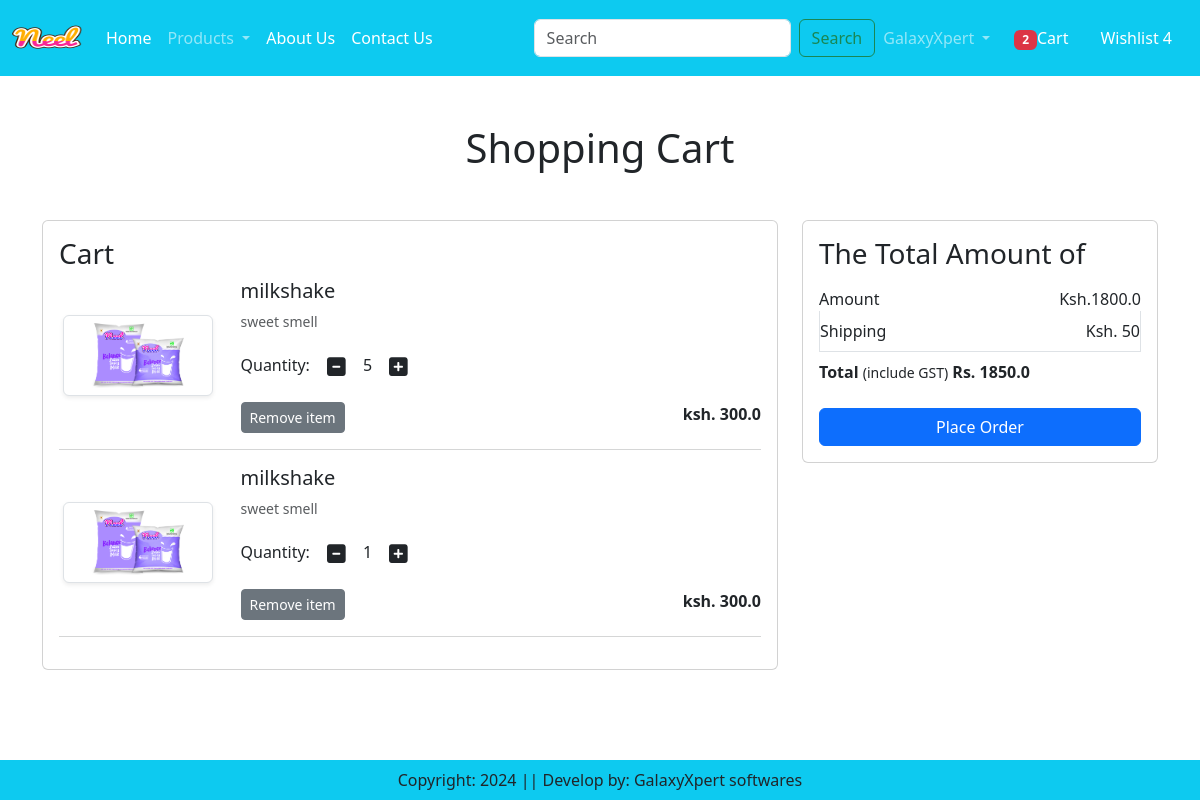
The app's page /cart/ (signed in) with its own data.
### appecommerce/models.py (models this page shows, shortened)
class Cart(models.Model):
    user = models.ForeignKey(User, on_delete=models.CASCADE)
    product = models.ForeignKey(Product, on_delete=models.CASCADE)
    quantity = models.PositiveIntegerField(default=1)

class Product(models.Model):
    title = models.CharField(max_length=100)
    selling_price = models.FloatField()
    discounted_price = models.FloatField()
    description = models.TextField()
    composition = models.TextField(default='')
    prodapp = models.TextField(default='')
    category = models.CharField(choices=CATEGORY_CHOICES, max_length=2)
    product_image = models.ImageField(upload_to='product')

### appecommerce/views.py (the view)
# urls.py: path('cart/', views.show_cart, name='showcart'),
def show_cart(request):
    user = request.user
    cart = Cart.objects.filter(user=user)
    amount = 0
    for p in cart:
        value = p.quantity * p.product.discounted_price
        amount = amount + value
    totalamount = amount + 50
    totalitem = 0
    if request.user.is_authenticated:
        totalitem = len(Cart.objects.filter(user=request.user))
    return render(request, 'appecommerce/addtocart.html', locals())

### appecommerce/templates/appecommerce/addtocart.html (shortened to what this page needs)
{% extends 'appecommerce/base.html' %}
{% load static %}
{% block main-content %}
   <div class="container my-5">
       <div class="row">
       {% if cart %}
           <h1 class="text-center mb-5">Shopping Cart</h1>
           <div class="col-sm-8">
               <div class="card">
                     <div class="card-body">
                         <h3>Cart</h3>
                         {% for item in cart %}
                         <div class="row">
                             <div class="col-sm-3 text-center align-self-center"><img src="{{item.product.product_image.url}}" alt=""
                             srcset="" class="image-fluid img-thumbnail shadow-sm" height="150" width="150">
                             </div>
                             <div class="col-sm-9">
                                 <div>
                                     <h5>{{item.product.title}}</h5>
                                     <p class="mb-2 text-muted small">{{item.product.description}}</p>
                                     <div class="my-3">
                                         <label for="quantity">Quantity: </label>
                                         <a class="minus-cart btn" pid={{item.product.id}}><i class="fas fa-minus-square fa-lg"></i></a>
                                           <span id="quantity">{{item.quantity}}</span>
                                         <a class="plus-cart btn" pid={{item.product.id}}><i class="fas fa-plus-square fa-lg"></i></a>
                                     </div>
                                     <div class="d-flex justify-content-between">
                                         <a href="#" class="remove-cart btn btn-sm btn-secondary mr-3" pid={{item.product.id}}>Remove item</a>
                                         <p class="mb-0"><span><strong>ksh. {{item.product.discounted_price}}</strong></span></p>
                                     </div>
                                 </div>
                             </div>
                         </div>
                         <hr class="text-muted">
                         {% endfor %}
                     </div>
               </div>
           </div>
           <div class="col-sm-4">
               <div class="card">
                   <div class="card-body">
                       <h3>The Total Amount of </h3>
                       <ul class="list-group">
                           <li class="list-group-item d-flex justify-content-between align-items-center border-0 px-0 pb-0">Amount<span id="amount">Ksh.{{amount}}</span></li>
                           <li class="list-group-item d-flex justify-content-between align-items-center px-0">Shipping<span>Ksh. 50</span></li>
                           <li class="list-group-item d-flex justify-content-between align-items-center border-0 px-0 mb-3">
                               <div>
                                  <strong>Total</strong> <small>(include GST)</small>
                                  <span id="totalamount"><strong>Rs. {{totalamount}}</strong></span>
                               </div>
                           </li>
                       </ul>
                       <div class="d-grid"><a href="{% url 'checkout' %}" class="btn btn-primary">Place Order</a></div>
                   </div>
               </div>
           </div>
           {% else %}
             <h1 class="text-center mb-5">Cart is Empty</h1>
       {% endif %}
       </div>
   </div>
{% endblock main-content %}

### appecommerce/templates/appecommerce/base.html (shortened to what this page needs)
<!DOCTYPE html>
{% load static %}
<html lang="en">
<head>
    <link href="https://cdn.jsdelivr.net/npm/bootstrap@5.3.3/dist/css/bootstrap.min.css" rel="stylesheet">
    <link rel="stylesheet" href="{% static 'appecommerce/css/all.min.css' %}">
    <link rel="stylesheet" href="{% static 'appecommerce/css/owl.carousel.min.css' %}">
    <link rel="stylesheet" href="{% static 'appecommerce/css/style.css' %}">
</head>
<body>
<nav class="navbar navbar-expand-lg navbar-dark bg-info">
  <div class="container-fluid">
    <a class="navbar-brand" href="#">
        <img src="{% static 'appecommerce/images/neel.png' %}" width="70" height="50">
    </a>
    <div class="collapse navbar-collapse" id="navbarSupportedContent">
      <ul class="navbar-nav me-auto mb-2 mb-lg-0">
        {% if request.user.is_authenticated %}
        <li class="nav-item">
          <a class="nav-link active" aria-current="page" href="/">Home</a>
        </li>
        <li class="nav-item dropdown">
          <a class="nav-link dropdown-toggle" href="#" role="button" data-bs-toggle="dropdown" aria-expanded="false">
            Products
          </a>
        </li>
        <li class="nav-item">
          <a class="nav-link text-white" href="{% url 'about' %}">About Us</a>
        </li>
        <li class="nav-item">
          <a class="nav-link text-white" href="{% url 'contact' %}">Contact Us</a>
        </li>
      </ul>
      <form class="d-flex" role="search">
        <input class="form-control me-2" type="search" placeholder="Search" aria-label="Search">
        <button class="btn btn-outline-success" type="submit">Search</button>
      </form>
    </div>
    <ul class="navbar-nav me-auto mb-2 mb-lg-0">
        <li class="nav-item dropdown">
          <a class="nav-link dropdown-toggle" href="#" role="button"
             data-bs-toggle="dropdown" aria-expanded="false">GalaxyXpert
          </a>
        </li>
        <li class="nav-item mx-2">
            <a href="#" class="nav-link text-white"><span class="badge bg-danger">{% if totalitem > 0 %} {{totalitem}} {% endif %}</span>Cart</a>
        </li>
        <li class="nav-item mx-2">
            <a href="#" class="nav-link text-white">Wishlist 4</a>
        </li>
        {% endif %}
    </ul>
  </div>
</nav>
{% block main-content %} {% endblock main-content %}
<br><br><br>
<footer class="container-fluid fixed-bottom bg-info text-center p-2 mt-5">
    Copyright: 2024 || Develop by: GalaxyXpert softwares
</footer>
</body>
</html>

### records on screen
Cart: product.product_image (picture), product "milkshake", product.description "sweet smell", quantity "5", product.discounted_price "300.0"
Cart: product.product_image (picture), product "milkshake", product.description "sweet smell", quantity "1", product.discounted_price "300.0"

### other values on screen
{{ totalitem }} "2"
{{ amount }} "1800.0"
{{ totalamount }} "1850.0"
